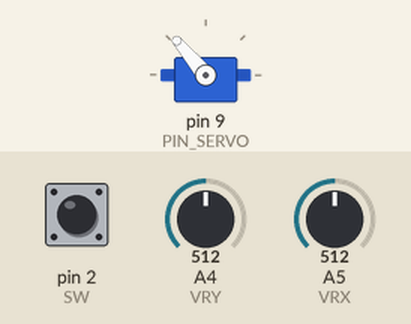
The sketch below on a simulated Arduino Uno, built with avr-gcc and run on an emulated ATmega328P. Shown: servo. The inputs (shaded band) are chosen by the test bench; at power-on: A4 (VRY) = 512, pin 2 (SW) HIGH, A5 (VRX) = 512.

Above: at 1.2 s.
1.3 s: A4 (VRY) set to 716
At 2.0 s:
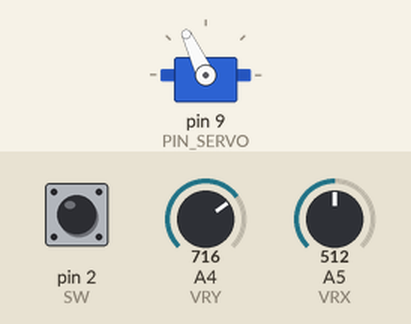
2.8 s: A4 (VRY) set to 1023
At 3.8 s:
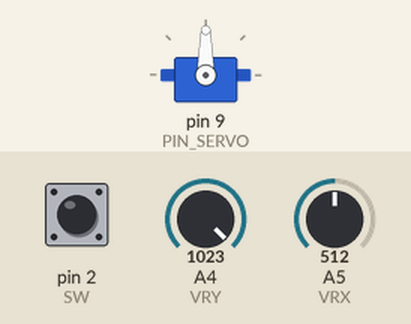
4.3 s: pin 2 (SW) pulled LOW for 3.2 s
At 5.0 s:
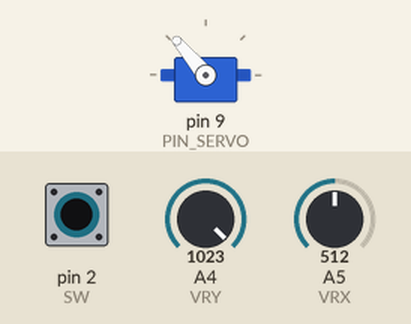
Timing chart, 0 to 9.0 s (numbered marks = the images above; inputs shaded):
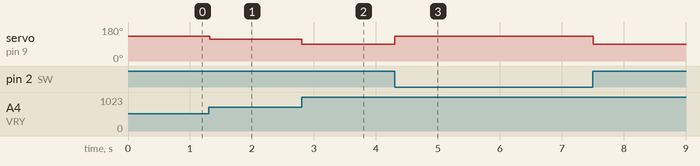

Measured:
- after the input at 1.3 s, servo on pin 9 (PIN_SERVO): 130° → 115° at once
- after the input at 2.8 s, servo on pin 9 (PIN_SERVO): 115° → 90° at once
- after the input at 4.3 s, servo on pin 9 (PIN_SERVO): 90° → 130° at once, → 90° 3.2 s later

The sketch:

garraRobotica.ino
```cpp
#include <Servo.h> //Inclui biblioteca para servo motor

const int SW = 2; // Pino para o botão do joystick
const int PIN_SERVO = 9; // Pino de comandos para o servo motor
const int VRY = A4; // Pino para leitura do eixo Y
const int VRX = A5; // Pino para leitura do eixo X

const int CLOSE = 170; // Limite de fechamento do servo
const int OPEN = 90; // Limite de abertura do servo

int leitura_vrx; // Variável de armazenamento do Eixo X
int leitura_vry; // Variável de armazenamento do Eixo Y
int leitura_sw; // Variável de armazenamento da leitura do botão
int posi_atual = 520; // Variável de referência
boolean abrir = 0; // Variável de sentido.
boolean fechar = 0; // Variável de sentido.

Servo servo_motor;

void setup() {
  pinMode(VRX, INPUT);
  pinMode(VRY, INPUT);
  pinMode(SW, INPUT_PULLUP);
  servo_motor.attach(PIN_SERVO);
}

void loop() {

  leitura_vry = analogRead(VRY);
  leitura_vrx = analogRead(VRX);
  leitura_vrx = map(leitura_vrx, 0, 1023, CLOSE, OPEN);  // Converte valor do potenciometro
  servo_motor.write(leitura_vrx); // Aciona servo motor, com base na leitura do eixo x
  delay(10);
  //Verificação da posição do joytick
  if (leitura_vry >= 550) {
    abrir = 1; // Seta a flag caso o movimento do joystick indicar uma tendencia de abertura
  }
  else if (leitura_vry <= 490) {
    fechar = 1; // Seta a flag caso o movimento do joystick indicar uma tendencia de fechamento
  }
  while (abrir == 1) { // Executa os comando que estiverem dentro das chaves
    leitura_vry = analogRead(VRY);
    leitura_sw = digitalRead(SW);

    if (leitura_sw == HIGH) { // Verifica o botão
      // Verifica a posição da garra
      if (leitura_vry > posi_atual) { // Se a posição da garra for maior que a posição anterior
        posi_atual = leitura_vry; // Atualiza a varivel de posição
        leitura_vry = map(leitura_vry, 0, 1023, CLOSE, OPEN);
        servo_motor.write(leitura_vry);
      }
    }
    // Atualiza a flag e a posiçao da garra se o botao for pressionado
    else {
      abrir = 0;
      posi_atual = 520;
    }
  }

  while (fechar == 1) { // Executa os comando que estiverem dentro das chaves
    leitura_vry = analogRead(VRY);
    leitura_sw = digitalRead(SW);

    if (leitura_sw == HIGH) { // Verifica o botão
      // Verifica a posição da garra
      if (leitura_vry < posi_atual) { // Se a posição da garra for maior que a posição anterior
        posi_atual = leitura_vry; // Atualiza a varivel de posição
        leitura_vry = map(leitura_vry, 0, 1023, CLOSE, OPEN);
        servo_motor.write(leitura_vry);
      }
    }
    // Atualiza a flag e a posiçao da garra se o botao for pressionado
    else {
      fechar = 0;
      posi_atual = 520;
    }
  }
}
```
